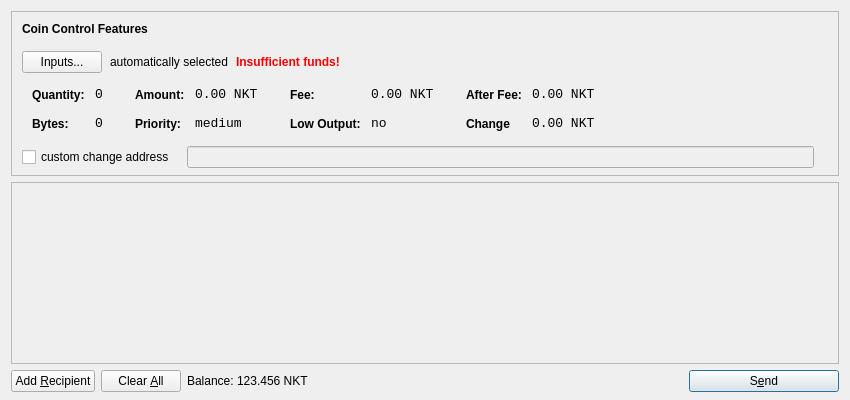
<?xml version="1.0" encoding="UTF-8"?>
<ui version="4.0">
 <class>SendCoinsDialog</class>
 <widget class="QDialog" name="SendCoinsDialog">
  <property name="geometry">
   <rect>
    <x>0</x>
    <y>0</y>
    <width>850</width>
    <height>400</height>
   </rect>
  </property>
  <property name="windowTitle">
   <string>Send Coins</string>
  </property>
  <layout class="QVBoxLayout" name="verticalLayout" stretch="0,1,0">
   <property name="bottomMargin">
    <number>8</number>
   </property>
   <item>
    <widget class="QFrame" name="frameCoinControl">
     <property name="sizePolicy">
      <sizepolicy hsizetype="Expanding" vsizetype="Expanding">
       <horstretch>0</horstretch>
       <verstretch>0</verstretch>
      </sizepolicy>
     </property>
     <property name="maximumSize">
      <size>
       <width>16777215</width>
       <height>16777215</height>
      </size>
     </property>
     <property name="frameShape">
      <enum>QFrame::StyledPanel</enum>
     </property>
     <property name="frameShadow">
      <enum>QFrame::Sunken</enum>
     </property>
     <layout class="QVBoxLayout" name="verticalLayoutCoinControl2">
      <property name="spacing">
       <number>-1</number>
      </property>
      <property name="leftMargin">
       <number>0</number>
      </property>
      <property name="topMargin">
       <number>0</number>
      </property>
      <property name="rightMargin">
       <number>0</number>
      </property>
      <property name="bottomMargin">
       <number>6</number>
      </property>
      <item>
       <layout class="QVBoxLayout" name="verticalLayoutCoinControl" stretch="0,0,0,0,1">
        <property name="spacing">
         <number>0</number>
        </property>
        <property name="leftMargin">
         <number>10</number>
        </property>
        <property name="topMargin">
         <number>10</number>
        </property>
        <item>
         <layout class="QHBoxLayout" name="horizontalLayoutCoinControl1">
          <property name="bottomMargin">
           <number>15</number>
          </property>
          <item>
           <widget class="QLabel" name="labelCoinControlFeatures">
            <property name="sizePolicy">
             <sizepolicy hsizetype="Preferred" vsizetype="Maximum">
              <horstretch>0</horstretch>
              <verstretch>0</verstretch>
             </sizepolicy>
            </property>
            <property name="font">
             <font>
              <weight>75</weight>
              <bold>true</bold>
             </font>
            </property>
            <property name="styleSheet">
             <string notr="true">font-weight:bold;</string>
            </property>
            <property name="text">
             <string>Coin Control Features</string>
            </property>
           </widget>
          </item>
         </layout>
        </item>
        <item>
         <layout class="QHBoxLayout" name="horizontalLayoutCoinControl2" stretch="0,0,0,0">
          <property name="spacing">
           <number>8</number>
          </property>
          <property name="bottomMargin">
           <number>10</number>
          </property>
          <item>
           <widget class="QPushButton" name="pushButtonCoinControl">
            <property name="styleSheet">
             <string notr="true"/>
            </property>
            <property name="text">
             <string>Inputs...</string>
            </property>
           </widget>
          </item>
          <item>
           <widget class="QLabel" name="labelCoinControlAutomaticallySelected">
            <property name="text">
             <string>automatically selected</string>
            </property>
            <property name="margin">
             <number>5</number>
            </property>
           </widget>
          </item>
          <item>
           <widget class="QLabel" name="labelCoinControlInsuffFunds">
            <property name="font">
             <font>
              <weight>75</weight>
              <bold>true</bold>
             </font>
            </property>
            <property name="styleSheet">
             <string notr="true">color:red;font-weight:bold;</string>
            </property>
            <property name="text">
             <string>Insufficient funds!</string>
            </property>
            <property name="margin">
             <number>5</number>
            </property>
           </widget>
          </item>
          <item>
           <spacer name="horizontalSpacerCoinControl">
            <property name="orientation">
             <enum>Qt::Horizontal</enum>
            </property>
            <property name="sizeHint" stdset="0">
             <size>
              <width>40</width>
              <height>1</height>
             </size>
            </property>
           </spacer>
          </item>
         </layout>
        </item>
        <item>
         <widget class="QWidget" name="widgetCoinControl" native="true">
          <property name="sizePolicy">
           <sizepolicy hsizetype="Preferred" vsizetype="Preferred">
            <horstretch>0</horstretch>
            <verstretch>0</verstretch>
           </sizepolicy>
          </property>
          <property name="minimumSize">
           <size>
            <width>0</width>
            <height>0</height>
           </size>
          </property>
          <property name="styleSheet">
           <string notr="true"/>
          </property>
          <layout class="QHBoxLayout" name="horizontalLayoutCoinControl5">
           <property name="margin">
            <number>0</number>
           </property>
           <item>
            <layout class="QHBoxLayout" name="horizontalLayoutCoinControl3" stretch="0,0,0,1">
             <property name="spacing">
              <number>20</number>
             </property>
             <property name="topMargin">
              <number>0</number>
             </property>
             <property name="bottomMargin">
              <number>10</number>
             </property>
             <item>
              <layout class="QFormLayout" name="formLayoutCoinControl1">
               <property name="horizontalSpacing">
                <number>10</number>
               </property>
               <property name="verticalSpacing">
                <number>14</number>
               </property>
               <property name="leftMargin">
                <number>10</number>
               </property>
               <property name="topMargin">
                <number>4</number>
               </property>
               <property name="rightMargin">
                <number>6</number>
               </property>
               <item row="0" column="0">
                <widget class="QLabel" name="labelCoinControlQuantityText">
                 <property name="styleSheet">
                  <string notr="true">font-weight:bold;</string>
                 </property>
                 <property name="text">
                  <string>Quantity:</string>
                 </property>
                 <property name="margin">
                  <number>0</number>
                 </property>
                </widget>
               </item>
               <item row="0" column="1">
                <widget class="QLabel" name="labelCoinControlQuantity">
                 <property name="font">
                  <font>
                   <family>Monospace</family>
                   <pointsize>10</pointsize>
                  </font>
                 </property>
                 <property name="cursor">
                  <cursorShape>IBeamCursor</cursorShape>
                 </property>
                 <property name="contextMenuPolicy">
                  <enum>Qt::ActionsContextMenu</enum>
                 </property>
                 <property name="text">
                  <string>0</string>
                 </property>
                 <property name="margin">
                  <number>0</number>
                 </property>
                 <property name="textInteractionFlags">
                  <set>Qt::LinksAccessibleByMouse|Qt::TextSelectableByKeyboard|Qt::TextSelectableByMouse</set>
                 </property>
                </widget>
               </item>
               <item row="1" column="0">
                <widget class="QLabel" name="labelCoinControlBytesText">
                 <property name="styleSheet">
                  <string notr="true">font-weight:bold;</string>
                 </property>
                 <property name="text">
                  <string>Bytes:</string>
                 </property>
                </widget>
               </item>
               <item row="1" column="1">
                <widget class="QLabel" name="labelCoinControlBytes">
                 <property name="font">
                  <font>
                   <family>Monospace</family>
                   <pointsize>10</pointsize>
                  </font>
                 </property>
                 <property name="cursor">
                  <cursorShape>IBeamCursor</cursorShape>
                 </property>
                 <property name="contextMenuPolicy">
                  <enum>Qt::ActionsContextMenu</enum>
                 </property>
                 <property name="text">
                  <string>0</string>
                 </property>
                 <property name="textInteractionFlags">
                  <set>Qt::LinksAccessibleByMouse|Qt::TextSelectableByKeyboard|Qt::TextSelectableByMouse</set>
                 </property>
                </widget>
               </item>
              </layout>
             </item>
             <item>
              <layout class="QFormLayout" name="formLayoutCoinControl2">
               <property name="horizontalSpacing">
                <number>10</number>
               </property>
               <property name="verticalSpacing">
                <number>14</number>
               </property>
               <property name="leftMargin">
                <number>6</number>
               </property>
               <property name="topMargin">
                <number>4</number>
               </property>
               <property name="rightMargin">
                <number>6</number>
               </property>
               <item row="0" column="0">
                <widget class="QLabel" name="labelCoinControlAmountText">
                 <property name="styleSheet">
                  <string notr="true">font-weight:bold;</string>
                 </property>
                 <property name="text">
                  <string>Amount:</string>
                 </property>
                 <property name="margin">
                  <number>0</number>
                 </property>
                </widget>
               </item>
               <item row="0" column="1">
                <widget class="QLabel" name="labelCoinControlAmount">
                 <property name="font">
                  <font>
                   <family>Monospace</family>
                   <pointsize>10</pointsize>
                  </font>
                 </property>
                 <property name="cursor">
                  <cursorShape>IBeamCursor</cursorShape>
                 </property>
                 <property name="contextMenuPolicy">
                  <enum>Qt::ActionsContextMenu</enum>
                 </property>
                 <property name="text">
                  <string>0.00 NKT</string>
                 </property>
                 <property name="textInteractionFlags">
                  <set>Qt::LinksAccessibleByMouse|Qt::TextSelectableByKeyboard|Qt::TextSelectableByMouse</set>
                 </property>
                </widget>
               </item>
               <item row="1" column="0">
                <widget class="QLabel" name="labelCoinControlPriorityText">
                 <property name="styleSheet">
                  <string notr="true">font-weight:bold;</string>
                 </property>
                 <property name="text">
                  <string>Priority:</string>
                 </property>
                </widget>
               </item>
               <item row="1" column="1">
                <widget class="QLabel" name="labelCoinControlPriority">
                 <property name="font">
                  <font>
                   <family>Monospace</family>
                   <pointsize>10</pointsize>
                  </font>
                 </property>
                 <property name="cursor">
                  <cursorShape>IBeamCursor</cursorShape>
                 </property>
                 <property name="contextMenuPolicy">
                  <enum>Qt::ActionsContextMenu</enum>
                 </property>
                 <property name="text">
                  <string>medium</string>
                 </property>
                 <property name="textInteractionFlags">
                  <set>Qt::LinksAccessibleByMouse|Qt::TextSelectableByKeyboard|Qt::TextSelectableByMouse</set>
                 </property>
                </widget>
               </item>
              </layout>
             </item>
             <item>
              <layout class="QFormLayout" name="formLayoutCoinControl3">
               <property name="horizontalSpacing">
                <number>10</number>
               </property>
               <property name="verticalSpacing">
                <number>14</number>
               </property>
               <property name="leftMargin">
                <number>6</number>
               </property>
               <property name="topMargin">
                <number>4</number>
               </property>
               <property name="rightMargin">
                <number>6</number>
               </property>
               <item row="0" column="0">
                <widget class="QLabel" name="labelCoinControlFeeText">
                 <property name="styleSheet">
                  <string notr="true">font-weight:bold;</string>
                 </property>
                 <property name="text">
                  <string>Fee:</string>
                 </property>
                 <property name="margin">
                  <number>0</number>
                 </property>
                </widget>
               </item>
               <item row="0" column="1">
                <widget class="QLabel" name="labelCoinControlFee">
                 <property name="font">
                  <font>
                   <family>Monospace</family>
                   <pointsize>10</pointsize>
                  </font>
                 </property>
                 <property name="cursor">
                  <cursorShape>IBeamCursor</cursorShape>
                 </property>
                 <property name="contextMenuPolicy">
                  <enum>Qt::ActionsContextMenu</enum>
                 </property>
                 <property name="text">
                  <string>0.00 NKT</string>
                 </property>
                 <property name="textInteractionFlags">
                  <set>Qt::LinksAccessibleByMouse|Qt::TextSelectableByKeyboard|Qt::TextSelectableByMouse</set>
                 </property>
                </widget>
               </item>
               <item row="1" column="0">
                <widget class="QLabel" name="labelCoinControlLowOutputText">
                 <property name="styleSheet">
                  <string notr="true">font-weight:bold;</string>
                 </property>
                 <property name="text">
                  <string>Low Output:</string>
                 </property>
                </widget>
               </item>
               <item row="1" column="1">
                <widget class="QLabel" name="labelCoinControlLowOutput">
                 <property name="font">
                  <font>
                   <family>Monospace</family>
                   <pointsize>10</pointsize>
                  </font>
                 </property>
                 <property name="cursor">
                  <cursorShape>IBeamCursor</cursorShape>
                 </property>
                 <property name="contextMenuPolicy">
                  <enum>Qt::ActionsContextMenu</enum>
                 </property>
                 <property name="text">
                  <string>no</string>
                 </property>
                 <property name="textInteractionFlags">
                  <set>Qt::LinksAccessibleByMouse|Qt::TextSelectableByKeyboard|Qt::TextSelectableByMouse</set>
                 </property>
                </widget>
               </item>
              </layout>
             </item>
             <item>
              <layout class="QFormLayout" name="formLayoutCoinControl4">
               <property name="horizontalSpacing">
                <number>10</number>
               </property>
               <property name="verticalSpacing">
                <number>14</number>
               </property>
               <property name="leftMargin">
                <number>6</number>
               </property>
               <property name="topMargin">
                <number>4</number>
               </property>
               <property name="rightMargin">
                <number>6</number>
               </property>
               <item row="0" column="0">
                <widget class="QLabel" name="labelCoinControlAfterFeeText">
                 <property name="styleSheet">
                  <string notr="true">font-weight:bold;</string>
                 </property>
                 <property name="text">
                  <string>After Fee:</string>
                 </property>
                 <property name="margin">
                  <number>0</number>
                 </property>
                </widget>
               </item>
               <item row="0" column="1">
                <widget class="QLabel" name="labelCoinControlAfterFee">
                 <property name="font">
                  <font>
                   <family>Monospace</family>
                   <pointsize>10</pointsize>
                  </font>
                 </property>
                 <property name="cursor">
                  <cursorShape>IBeamCursor</cursorShape>
                 </property>
                 <property name="contextMenuPolicy">
                  <enum>Qt::ActionsContextMenu</enum>
                 </property>
                 <property name="text">
                  <string>0.00 NKT</string>
                 </property>
                 <property name="textInteractionFlags">
                  <set>Qt::LinksAccessibleByMouse|Qt::TextSelectableByKeyboard|Qt::TextSelectableByMouse</set>
                 </property>
                </widget>
               </item>
               <item row="1" column="0">
                <widget class="QLabel" name="labelCoinControlChangeText">
                 <property name="styleSheet">
                  <string notr="true">font-weight:bold;</string>
                 </property>
                 <property name="text">
                  <string>Change</string>
                 </property>
                </widget>
               </item>
               <item row="1" column="1">
                <widget class="QLabel" name="labelCoinControlChange">
                 <property name="font">
                  <font>
                   <family>Monospace</family>
                   <pointsize>10</pointsize>
                  </font>
                 </property>
                 <property name="cursor">
                  <cursorShape>IBeamCursor</cursorShape>
                 </property>
                 <property name="contextMenuPolicy">
                  <enum>Qt::ActionsContextMenu</enum>
                 </property>
                 <property name="text">
                  <string>0.00 NKT</string>
                 </property>
                 <property name="textInteractionFlags">
                  <set>Qt::LinksAccessibleByMouse|Qt::TextSelectableByKeyboard|Qt::TextSelectableByMouse</set>
                 </property>
                </widget>
               </item>
              </layout>
             </item>
            </layout>
           </item>
          </layout>
         </widget>
        </item>
        <item>
         <layout class="QHBoxLayout" name="horizontalLayoutCoinControl4" stretch="0,0,0">
          <property name="spacing">
           <number>12</number>
          </property>
          <property name="sizeConstraint">
           <enum>QLayout::SetDefaultConstraint</enum>
          </property>
          <property name="topMargin">
           <number>5</number>
          </property>
          <property name="rightMargin">
           <number>5</number>
          </property>
          <item>
           <widget class="QCheckBox" name="checkBoxCoinControlChange">
            <property name="text">
             <string>custom change address</string>
            </property>
           </widget>
          </item>
          <item>
           <widget class="QLineEdit" name="lineEditCoinControlChange">
            <property name="enabled">
             <bool>false</bool>
            </property>
            <property name="sizePolicy">
             <sizepolicy hsizetype="Expanding" vsizetype="Fixed">
              <horstretch>0</horstretch>
              <verstretch>0</verstretch>
             </sizepolicy>
            </property>
           </widget>
          </item>
          <item>
           <widget class="QLabel" name="labelCoinControlChangeLabel">
            <property name="sizePolicy">
             <sizepolicy hsizetype="Preferred" vsizetype="Expanding">
              <horstretch>0</horstretch>
              <verstretch>0</verstretch>
             </sizepolicy>
            </property>
            <property name="minimumSize">
             <size>
              <width>0</width>
              <height>0</height>
             </size>
            </property>
            <property name="text">
             <string/>
            </property>
            <property name="margin">
             <number>3</number>
            </property>
           </widget>
          </item>
         </layout>
        </item>
        <item>
         <spacer name="verticalSpacerCoinControl">
          <property name="orientation">
           <enum>Qt::Vertical</enum>
          </property>
          <property name="sizeHint" stdset="0">
           <size>
            <width>800</width>
            <height>1</height>
           </size>
          </property>
         </spacer>
        </item>
       </layout>
      </item>
     </layout>
    </widget>
   </item>
   <item>
    <widget class="QScrollArea" name="scrollArea">
     <property name="widgetResizable">
      <bool>true</bool>
     </property>
     <widget class="QWidget" name="scrollAreaWidgetContents">
      <property name="geometry">
       <rect>
        <x>0</x>
        <y>0</y>
        <width>830</width>
        <height>165</height>
       </rect>
      </property>
      <layout class="QVBoxLayout" name="verticalLayout_2">
       <property name="margin">
        <number>0</number>
       </property>
       <item>
        <layout class="QVBoxLayout" name="entries">
         <property name="spacing">
          <number>6</number>
         </property>
        </layout>
       </item>
       <item>
        <spacer name="verticalSpacer">
         <property name="orientation">
          <enum>Qt::Vertical</enum>
         </property>
         <property name="sizeHint" stdset="0">
          <size>
           <width>20</width>
           <height>40</height>
          </size>
         </property>
        </spacer>
       </item>
      </layout>
     </widget>
    </widget>
   </item>
   <item>
    <layout class="QHBoxLayout" name="horizontalLayout">
     <item>
      <widget class="QPushButton" name="addButton">
       <property name="toolTip">
        <string>Send to multiple recipients at once</string>
       </property>
       <property name="text">
        <string>Add &amp;Recipient</string>
       </property>
       <property name="icon">
        <iconset resource="../bitcoin.qrc">
         <normaloff>:/icons/add</normaloff>:/icons/add</iconset>
       </property>
       <property name="autoDefault">
        <bool>false</bool>
       </property>
      </widget>
     </item>
     <item>
      <widget class="QPushButton" name="clearButton">
       <property name="sizePolicy">
        <sizepolicy hsizetype="Minimum" vsizetype="Fixed">
         <horstretch>0</horstretch>
         <verstretch>0</verstretch>
        </sizepolicy>
       </property>
       <property name="toolTip">
        <string>Remove all transaction fields</string>
       </property>
       <property name="text">
        <string>Clear &amp;All</string>
       </property>
       <property name="icon">
        <iconset resource="../bitcoin.qrc">
         <normaloff>:/icons/remove</normaloff>:/icons/remove</iconset>
       </property>
       <property name="autoRepeatDelay">
        <number>300</number>
       </property>
       <property name="autoDefault">
        <bool>false</bool>
       </property>
      </widget>
     </item>
     <item>
      <layout class="QHBoxLayout" name="horizontalLayout_2">
       <property name="spacing">
        <number>3</number>
       </property>
       <item>
        <widget class="QLabel" name="label">
         <property name="sizePolicy">
          <sizepolicy hsizetype="Preferred" vsizetype="Fixed">
           <horstretch>0</horstretch>
           <verstretch>0</verstretch>
          </sizepolicy>
         </property>
         <property name="text">
          <string>Balance:</string>
         </property>
        </widget>
       </item>
       <item>
        <widget class="QLabel" name="labelBalance">
         <property name="sizePolicy">
          <sizepolicy hsizetype="Preferred" vsizetype="Fixed">
           <horstretch>0</horstretch>
           <verstretch>0</verstretch>
          </sizepolicy>
         </property>
         <property name="cursor">
          <cursorShape>IBeamCursor</cursorShape>
         </property>
         <property name="text">
          <string>123.456 NKT</string>
         </property>
         <property name="textInteractionFlags">
          <set>Qt::LinksAccessibleByMouse|Qt::TextSelectableByKeyboard|Qt::TextSelectableByMouse</set>
         </property>
        </widget>
       </item>
      </layout>
     </item>
     <item>
      <spacer name="horizontalSpacer">
       <property name="orientation">
        <enum>Qt::Horizontal</enum>
       </property>
       <property name="sizeHint" stdset="0">
        <size>
         <width>40</width>
         <height>20</height>
        </size>
       </property>
      </spacer>
     </item>
     <item>
      <widget class="QPushButton" name="sendButton">
       <property name="minimumSize">
        <size>
         <width>150</width>
         <height>0</height>
        </size>
       </property>
       <property name="toolTip">
        <string>Confirm the send action</string>
       </property>
       <property name="text">
        <string>S&amp;end</string>
       </property>
       <property name="icon">
        <iconset resource="../bitcoin.qrc">
         <normaloff>:/icons/send</normaloff>:/icons/send</iconset>
       </property>
       <property name="default">
        <bool>true</bool>
       </property>
      </widget>
     </item>
    </layout>
   </item>
  </layout>
 </widget>
 <resources>
  <include location="../bitcoin.qrc"/>
 </resources>
 <connections/>
</ui>
